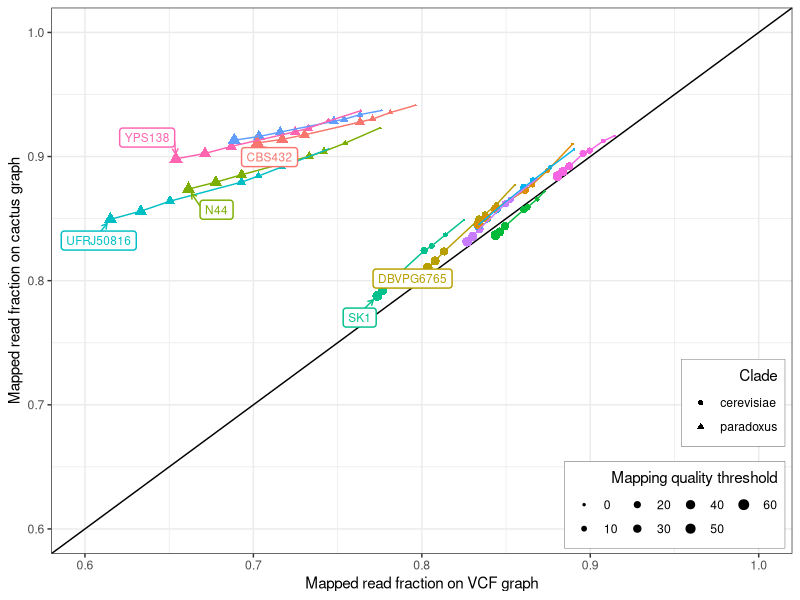
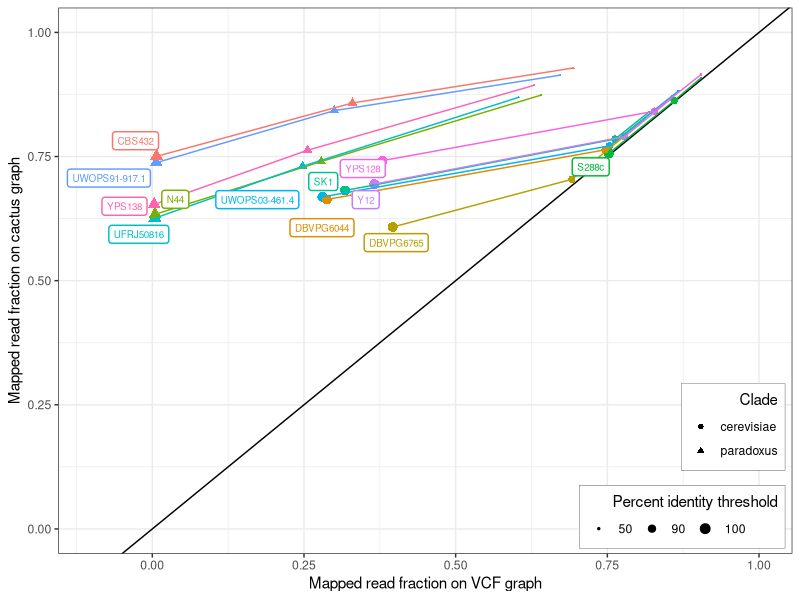

Source code (R) for these figures, in order:
library(tidyverse)
library(magrittr)
library(ggrepel)

##############
#Read mapping#
##############

construct <- read_tsv("data/yeast/yeast.mapping.constructunion.all.tsv", col_names = c("mapq_gt0", "mapq_ge10", "mapq_ge20", "mapq_ge30", "mapq_ge40", "mapq_ge50", "mapq_ge60", "id_ge100", "id_ge90", "id_ge50", "all", "graph", "sample"))
cactus <- read_tsv("data/yeast/yeast.mapping.cactus.all.tsv", col_names = c("mapq_gt0", "mapq_ge10", "mapq_ge20", "mapq_ge30", "mapq_ge40", "mapq_ge50", "mapq_ge60", "id_ge100", "id_ge90", "id_ge50", "all", "graph", "sample"))

construct_new <- construct %>%
  gather("mapq_gt0", "mapq_ge10", "mapq_ge20", "mapq_ge30", "mapq_ge40", "mapq_ge50", "mapq_ge60", "id_ge100", "id_ge90", "id_ge50", key="filter", value="construct_number") %>%
  mutate(construct_fraction = construct_number / all) %>%
  select(sample, filter, construct_fraction)

cactus_new <- cactus %>%
  gather("mapq_gt0", "mapq_ge10", "mapq_ge20", "mapq_ge30", "mapq_ge40", "mapq_ge50", "mapq_ge60", "id_ge100", "id_ge90", "id_ge50", key="filter", value="cactus_number") %>%
  mutate(cactus_fraction = cactus_number / all) %>%
  select(sample, filter, cactus_fraction)

# Mapping quality plot
pdf('pdf/yeast-mapping-quality-all.pdf', 6, 6)
construct_new %>%
  inner_join(cactus_new, by=c("sample", "filter")) %>%
  filter(filter %in% c("mapq_gt0", "mapq_ge10", "mapq_ge20", "mapq_ge30", "mapq_ge40", "mapq_ge50", "mapq_ge60")) %>%
  mutate(filter = factor(filter, levels = c("mapq_gt0", "mapq_ge10", "mapq_ge20", "mapq_ge30", "mapq_ge40", "mapq_ge50", "mapq_ge60"), labels = c("0", "10", "20", "30", "40", "50", "60"))) %>%
  mutate(clade=ifelse(sample %in% c("UWOPS91-917.1","UFRJ50816","YPS138","N44","CBS432"), 'paradoxus', 'cerevisiae')) %>%
  ggplot(aes(construct_fraction, cactus_fraction, color=sample, pch=clade)) +
  geom_abline(intercept=0) +
  geom_point(aes(size=filter)) +
  geom_line() +
  geom_label_repel(aes(label=ifelse(filter==60, sample, '')),
                   point.padding=.5, box.padding=.5,
                   min.segment.length=0, size=3, seed=123,
                   alpha=1, segment.size=.5, label.size=.5,
                   arrow=arrow(length = unit(0.01, "npc"))) + 
  labs(color="Strain", size="Mapping quality threshold",
       x="Mapped read fraction on VCF graph",
       y="Mapped read fraction on cactus graph", pch="Clade") +
  coord_cartesian(xlim=c(0.6,1), ylim=c(0.6,1)) +
  scale_size_discrete(range=c(.5,3)) +
  theme_bw() +
  theme(legend.position=c(.99,.01), legend.justification=c(1, 0),
        legend.box.just='right',
        legend.background=element_rect(colour='black', size=.1)) +
  guides(pch=guide_legend(order=1, title.hjust=1),
         size=guide_legend(ncol=4, order=3, title.hjust=1), color=FALSE)
dev.off()

# Mapping percent identity plot
pdf('pdf/yeast-mapping-identity-all.pdf', 6, 6)
construct_new %>%
  inner_join(cactus_new, by=c("sample", "filter")) %>%
  filter(filter %in% c("id_ge100", "id_ge90", "id_ge50")) %>%
  mutate(filter = factor(filter, levels = c("id_ge50", "id_ge90", "id_ge100"), labels = c("50", "90", "100"))) %>%
  mutate(clade=ifelse(sample %in% c("UWOPS91-917.1","UFRJ50816","YPS138","N44","CBS432"), 'paradoxus', 'cerevisiae')) %>%
  ggplot(aes(construct_fraction, cactus_fraction, color=sample, pch=clade)) +
  geom_abline(intercept=0) +
  geom_point(aes(size=filter)) +
  geom_line() +
  geom_label_repel(aes(label=ifelse(filter==100, sample, '')),
                   point.padding=.25, box.padding=.25,
                   min.segment.length=Inf, size=2.5, seed=123,
                   nudge_y=-.01, nudge_x=-.01,
                   alpha=1, label.size=.5) + 
  labs(color="Strain", size="Percent identity threshold",
       x="Mapped read fraction on VCF graph",
       y="Mapped read fraction on cactus graph", pch="Clade") +
  coord_cartesian(xlim=c(-.1,1), ylim=c(0,1)) +
  scale_size_discrete(range=c(.5,3)) +
  theme_bw() +
  theme(legend.position=c(.99,.01), legend.justification=c(1, 0),
        legend.box.just='right',
        legend.background=element_rect(colour='black', size=.1)) +
  guides(pch=guide_legend(order=1, title.hjust=1),
         size=guide_legend(ncol=4, order=3, title.hjust=1), color=FALSE)
dev.off()